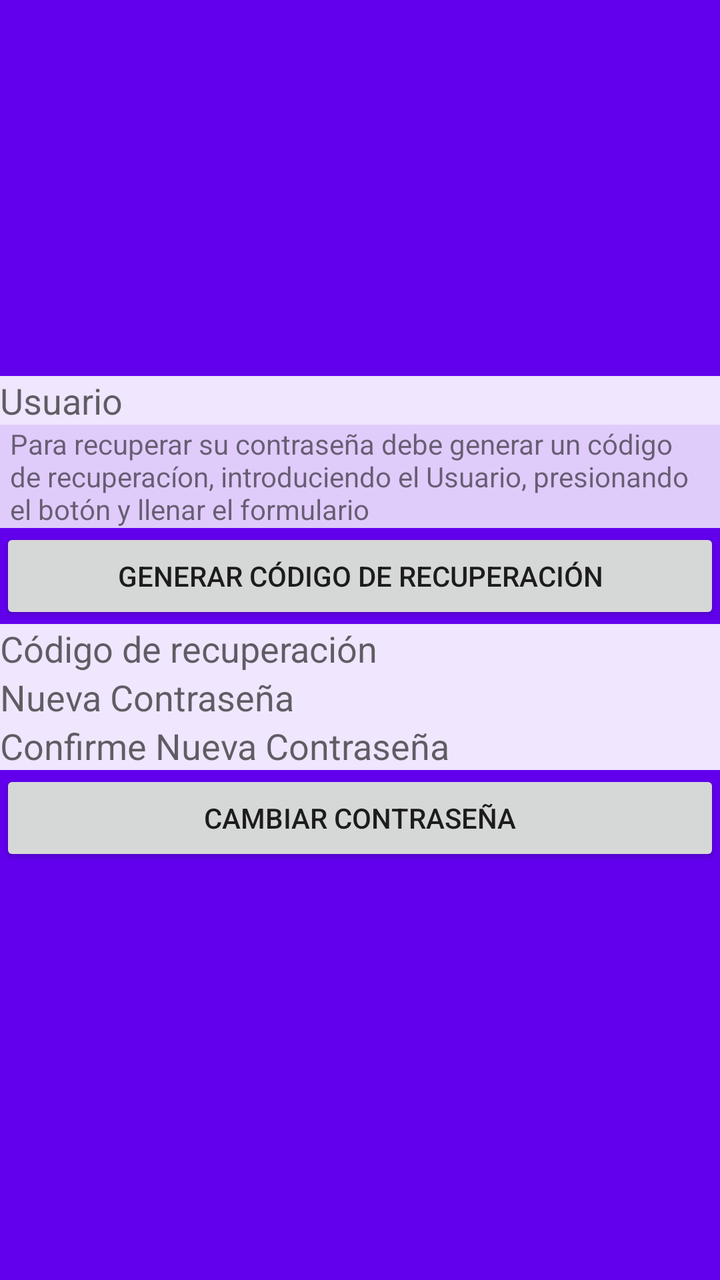
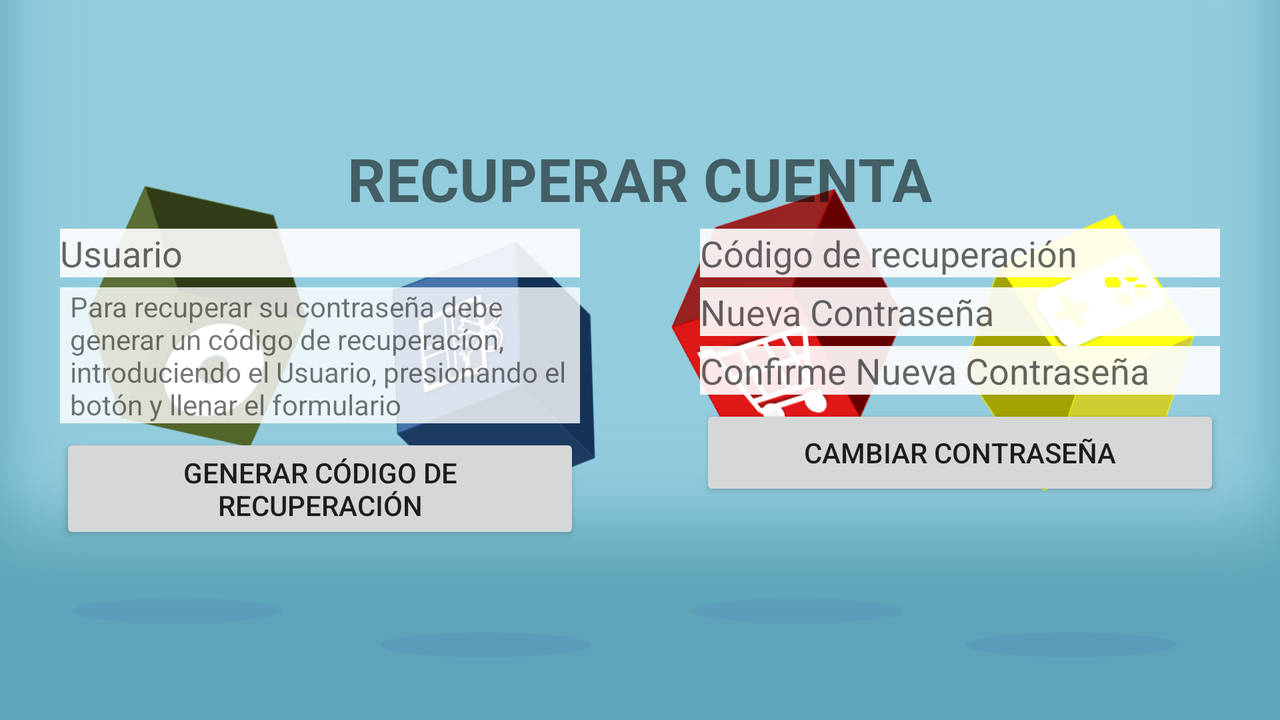

One screen, two layout resources from the same app: the default and the repository's alternative for another configuration. Each is rendered where Android would select it; the XML of both is given below.
<!-- AndroidManifest.xml: application theme Theme.SeptimaAppJava -->
<!-- res/layout/activity_recuperar.xml -->
<?xml version="1.0" encoding="utf-8"?>
<LinearLayout xmlns:android="http://schemas.android.com/apk/res/android"
    xmlns:app="http://schemas.android.com/apk/res-auto"
    xmlns:tools="http://schemas.android.com/tools"
    android:layout_width="match_parent"
    android:layout_height="match_parent"
    android:orientation="vertical"
    android:gravity="center"
    android:background="@color/design_default_color_primary"
    tools:context=".Recuperar">

    <LinearLayout
        android:orientation="vertical"
        android:layout_weight="0"
        android:layout_width="0dp"
        android:layout_height="0dp"
        >
        <EditText
            android:layout_width="wrap_content"
            android:layout_height="wrap_content"
            android:id="@+id/mail1"
            android:text="@string/mail_recovery1"/>
        <EditText
            android:layout_width="wrap_content"
            android:layout_height="wrap_content"
            android:id="@+id/mail2"
            android:text="@string/mail_recovery2"/>


    </LinearLayout>

    <EditText
        android:layout_width="match_parent"
        android:layout_height="wrap_content"
        android:id="@+id/rec_usuario"
        android:inputType="text"
        android:hint="@string/txt_user"
        android:background="@color/blanco_clear10"
        />

    <TextView
        android:layout_width="wrap_content"
        android:layout_height="wrap_content"
        android:background="@color/blanco_clear20"
        android:text="@string/txt_recuperar1"
        android:paddingHorizontal="5dp"


        />

    <Button
        android:layout_width="match_parent"
        android:layout_height="wrap_content"
        android:text="generar código de recuperación"
        android:onClick="coderandom"
        android:id="@+id/random"/>








        />
    <EditText
        android:layout_width="match_parent"
        android:layout_height="wrap_content"
        android:id="@+id/rec_codigo"
        android:inputType="text"
        android:background="@color/blanco_clear10"
        android:hint="@string/txt_rec_code"
        />

    <EditText
        android:layout_width="match_parent"
        android:layout_height="wrap_content"
        android:id="@+id/rec_pass1"
        android:inputType="textPassword"
        android:hint="@string/txt_new_password"
        android:background="@color/blanco_clear10"
        />

    <EditText
        android:layout_width="match_parent"
        android:layout_height="wrap_content"
        android:id="@+id/rec_pass2"
        android:inputType="textPassword"
        android:hint="@string/txt_confirm_new_password"
        android:background="@color/blanco_clear10"
        />







    <Button
        android:layout_width="match_parent"
        android:layout_height="wrap_content"
        android:text="@string/txt_change_password"
        android:onClick="cambiarPassword"
        android:id="@+id/re_pass"/>

    <TextView
        android:layout_width="wrap_content"
        android:layout_height="wrap_content"
        android:text=""
        android:id="@+id/t1"
        />


</LinearLayout>
<!-- resources referenced by this layout -->
<resources>
  <color name="blanco_clear10">#E6FFFFFF</color>
  <color name="blanco_clear20">#CCFFFFFF</color>
  <string name="mail_recovery1">Se ha solicitado un código de recuperación, su código es: "</string>
  <string name="mail_recovery2">" Siempre use el código de recuperación mas reciente</string>
  <string name="txt_change_password">CAMBIAR CONTRASEÑA</string>
  <string name="txt_confirm_new_password">Confirme Nueva Contraseña</string>
  <string name="txt_new_password">Nueva Contraseña</string>
  <string name="txt_rec_code">Código de recuperación</string>
  <string name="txt_recuperar1">Para recuperar su contraseña debe generar un código de recuperacíon, introduciendo el Usuario, presionando el botón y llenar el formulario</string>
  <string name="txt_user">User</string>
  <style name="Theme.SeptimaAppJava" parent="Theme.AppCompat.Light.DarkActionBar">
          
          <item name="colorPrimary">@color/purple_500</item>
          <item name="colorPrimaryDark">@color/purple_700</item>
          <item name="colorAccent">@color/teal_200</item>
          
      </style>
  <color name="purple_500">#FF6200EE</color>
  <color name="purple_700">#FF3700B3</color>
  <color name="teal_200">#FF03DAC5</color>
</resources>
<!-- res/layout-land/activity_recuperar.xml (the repository's variant of the layout above) -->
<!-- drawn on the phone turned sideways -->
<?xml version="1.0" encoding="utf-8"?>
<LinearLayout xmlns:android="http://schemas.android.com/apk/res/android"
    xmlns:app="http://schemas.android.com/apk/res-auto"
    xmlns:tools="http://schemas.android.com/tools"
    android:layout_width="match_parent"
    android:layout_height="match_parent"
    android:orientation="vertical"
    android:gravity="center"
    android:background="@drawable/fm1_0_land"
    tools:context=".Recuperar">

    <LinearLayout
        android:orientation="vertical"
        android:layout_weight="0"
        android:layout_width="0dp"
        android:layout_height="0dp">

        <EditText
            android:layout_width="wrap_content"
            android:layout_height="wrap_content"
            android:id="@+id/mail1"
            android:text="@string/mail_recovery1"/>
        <EditText
            android:layout_width="wrap_content"
            android:layout_height="wrap_content"
            android:id="@+id/mail2"
            android:text="@string/mail_recovery2"/>


    </LinearLayout>

    <TextView
        android:layout_width="wrap_content"
        android:layout_height="wrap_content"
        android:text="@string/txt_tittle_recovery"

        android:textStyle="bold"
        android:textSize="30dp"/>

    <LinearLayout
        android:layout_width="match_parent"
        android:layout_height="wrap_content"
        android:orientation="horizontal">

        <LinearLayout
            android:layout_width="0dp"
            android:layout_height="match_parent"
            android:orientation="vertical"
            android:layout_weight="1"
            >



            <EditText
                android:layout_width="match_parent"
                android:layout_height="wrap_content"
                android:id="@+id/rec_usuario"
                android:inputType="text"
                android:hint="@string/txt_user"
                android:background="@color/blanco_clear10"
                android:layout_marginHorizontal="30dp"
                android:layout_marginTop="5dp"/>

            <TextView
                android:layout_width="wrap_content"
                android:layout_height="wrap_content"
                android:background="@color/blanco_clear20"
                android:text="@string/txt_recuperar1"
                android:paddingHorizontal="5dp"
                android:layout_marginHorizontal="30dp"
                android:layout_marginTop="5dp"/>

            <Button
                android:layout_width="match_parent"
                android:layout_height="wrap_content"
                android:text="generar código de recuperación"
                android:onClick="coderandom"
                android:id="@+id/random"
                android:layout_marginHorizontal="30dp"
                android:layout_marginTop="5dp"/>



        </LinearLayout>

        <LinearLayout
            android:layout_width="0dp"
            android:layout_height="match_parent"
            android:orientation="vertical"
            android:layout_weight="1"
            >

            <EditText
                android:layout_width="match_parent"
                android:layout_height="wrap_content"
                android:id="@+id/rec_codigo"
                android:inputType="text"
                android:background="@color/blanco_clear10"
                android:hint="@string/txt_rec_code"
                android:layout_marginHorizontal="30dp"
                android:layout_marginTop="5dp"
                />

            <EditText
                android:layout_width="match_parent"
                android:layout_height="wrap_content"
                android:id="@+id/rec_pass1"
                android:inputType="textPassword"
                android:hint="@string/txt_new_password"
                android:background="@color/blanco_clear10"
                android:layout_marginHorizontal="30dp"
                android:layout_marginTop="5dp"
                />

            <EditText
                android:layout_width="match_parent"
                android:layout_height="wrap_content"
                android:id="@+id/rec_pass2"
                android:inputType="textPassword"
                android:hint="@string/txt_confirm_new_password"
                android:background="@color/blanco_clear10"
                android:layout_marginHorizontal="30dp"
                android:layout_marginTop="5dp"
                />



            <Button
                android:layout_width="match_parent"
                android:layout_height="wrap_content"
                android:text="@string/txt_change_password"
                android:onClick="cambiarPassword"
                android:id="@+id/re_pass"
                android:layout_marginHorizontal="30dp"
                android:layout_marginTop="5dp"/>


        </LinearLayout>

    </LinearLayout>





    <TextView
        android:layout_width="wrap_content"
        android:layout_height="wrap_content"
        android:text=""
        android:id="@+id/t1"
        />


</LinearLayout>
<!-- resources referenced by the variant -->
<!-- as the phone turned sideways resolves them -->
<resources>
  <color name="blanco_clear10">#E6FFFFFF</color>
  <color name="blanco_clear20">#CCFFFFFF</color>
  <!-- drawable fm1_0_land: png bitmap (drawable, 41958 bytes) -->
  <string name="mail_recovery1">Se ha solicitado un código de recuperación, su código es: "</string>
  <string name="mail_recovery2">" Siempre use el código de recuperación mas reciente</string>
  <string name="txt_change_password">CAMBIAR CONTRASEÑA</string>
  <string name="txt_confirm_new_password">Confirme Nueva Contraseña</string>
  <string name="txt_new_password">Nueva Contraseña</string>
  <string name="txt_rec_code">Código de recuperación</string>
  <string name="txt_recuperar1">Para recuperar su contraseña debe generar un código de recuperacíon, introduciendo el Usuario, presionando el botón y llenar el formulario</string>
  <string name="txt_tittle_recovery">RECUPERAR CUENTA</string>
  <string name="txt_user">User</string>
  <style name="Theme.SeptimaAppJava" parent="Theme.AppCompat.Light.DarkActionBar">
          
          <item name="colorPrimary">@color/purple_500</item>
          <item name="colorPrimaryDark">@color/purple_700</item>
          <item name="colorAccent">@color/teal_200</item>
          
      </style>
  <color name="purple_500">#FF6200EE</color>
  <color name="purple_700">#FF3700B3</color>
  <color name="teal_200">#FF03DAC5</color>
</resources>
